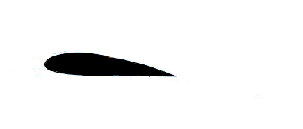
#> input picture python/numerical_simulations/airfoil.png, 303 x 129 px, found by its file name
$ python 'incomplressible_fluid_equation copy.py'
#> lines starting #> are read from the running program, lines starting #| are printed output that depends on the picture; after the words box and inside, x2 and y2 are one past the last pixel; in counts of white or black regions, pixels touching at a corner belong together
#2d gas equation
import numpy as np
import matplotlib.pyplot as plt
from fieldTools import derivative, second_derivative
from matplotlib import animation
from PIL import Image
import os
os.chdir(os.path.dirname(os.path.abspath(__file__)))

plt.style.use('dark_background')

#constants


img = Image.open("airfoil.png").convert('L')
im_data = np.array(img).astype(np.float32) / 255.0
bright = np.array(im_data)
bright[bright < 0.5] = 0
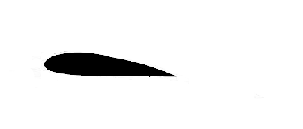
#> bright: shape (129, 303) float32; min 0, max 1, mean 0.948
bright[bright >= 0.5] = 1
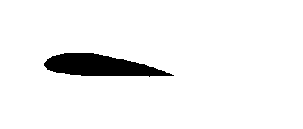
#> bright: shape (129, 303) float32; values 0 (black) and 1 (white), 94.9% white; 1 black region, box (x1, y1, x2, y2) and area: (44, 53, 174, 77) 2000


bright = np.zeros([100,100])
x = np.arange(bright.shape[0])
y = np.arange(bright.shape[1])
x, y= np.meshgrid(x,y)

density = 1 # base densit
max_speed = 1

mask = np.zeros_like(bright)


dt = 0.1
vd = 0.1
dd = 0.1
td = 0.3
id = 0.03

dx = 1
t_buoyancy = -0.01
substeps = 30
gravity = 0.0
g = 0.00

#derivatves

#restriction

velocity_region = (-max_speed,max_speed)

#fields


# Define the curve: centered horizontally


velocity_u = np.ones_like(bright)*0
velocity_v = np.ones_like(bright)*0

walls = np.ones_like(bright)*0

walls = walls>0

ink = np.zeros_like(bright)
heat = np.zeros_like(bright)*-2


figure,ax = plt.subplots(1,1,figsize=(5,5))
# [10 lines of commented-out code are left out]


mask = []
flip = 0
value = 1


ink[:,:25] = 1

# [138 lines left out: function solve, not called in this run]
    #plt.quiver(x,y,velocity_u,velocity_v)
    #plt.plot(integrated_across)
    #plt.plot(integrated_ink)


if __name__ == "__main__":
    path = "left_inlet"
    gif_path = path + '.gif'
    mp4_path = path + '.mp4'
    writer = animation.PillowWriter(fps=30,bitrate=400)
    print("running")
    data = animation.FuncAnimation(figure,solve, frames = 1800, interval = 1)
    plt.show()
    print("saving")
    #data.save(gif_path,writer = writer)
    print("done")
    from gif_to_mp4 import Converter
    #Converter(gif_path,mp4_path)
